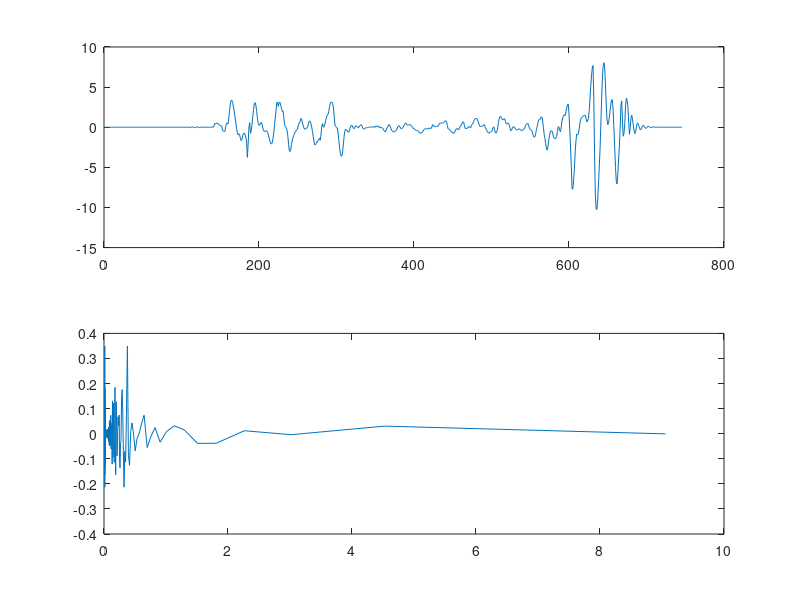

Write the MATLAB code that produced this figure.
clear all; clc
in = dlmread('IMU_data.txt')
%dt = diff(in(:, 1))

T = in(end,1)-in(1,1)
k = 1:length(in(:,2));
freqs = T./k
f = fft(in(:, 2))/length(in(:, 2))

subplot(2, 1, 1)
plot(in(:, 2))

subplot(2, 1, 2)
plot(freqs,f)
